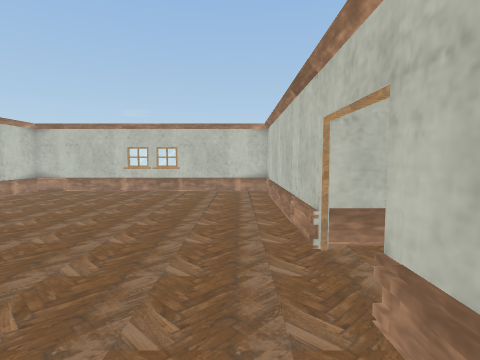
View 1 (above)

23 first-person views from a walk through a 3-D level made in the Unity game engine. The camera is 1.3 m above the floor, tilts 4° down and sees 80° across. The floor is counted in squares, 1 m on a side. Each view is taken from the middle of a square. On the plan, view 1 faces up. The plan holds only what a view shows up to about 13 squares ahead; the rest is blank. Door leaves are left out, so doorways stand open. Some surface patterns are stand-ins.

View 2
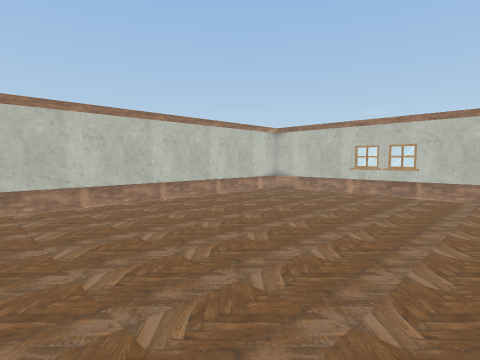

View 3
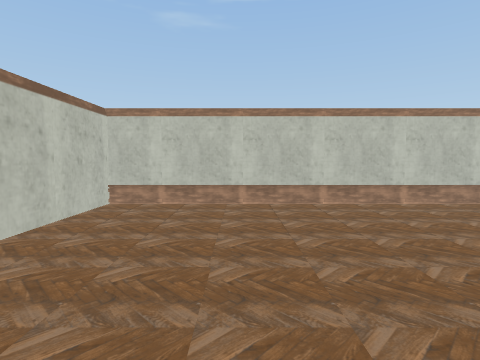

View 4
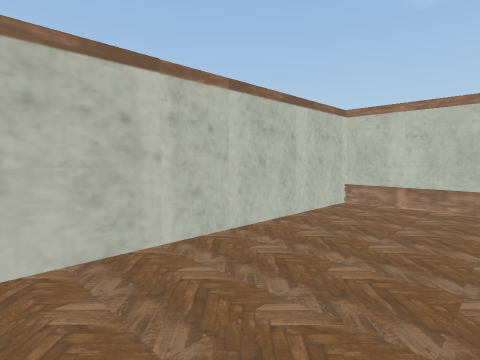

View 5
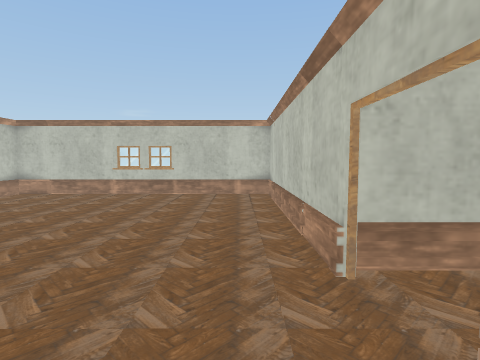

View 6
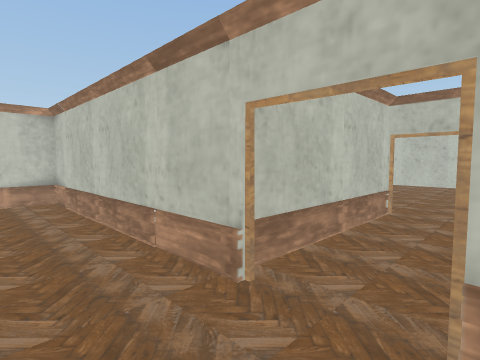

View 7
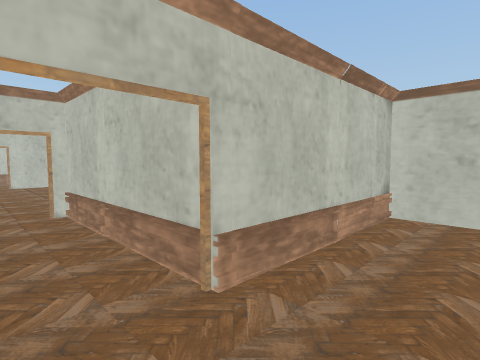

View 8
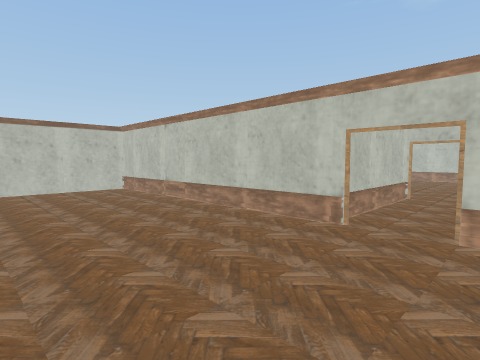

View 9
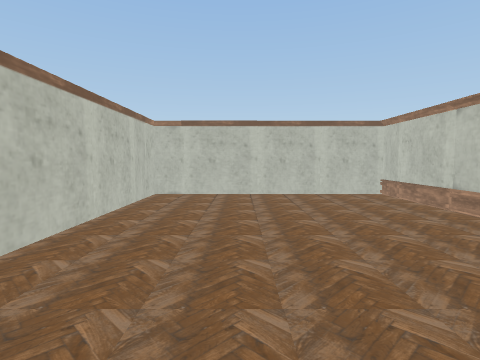

View 10
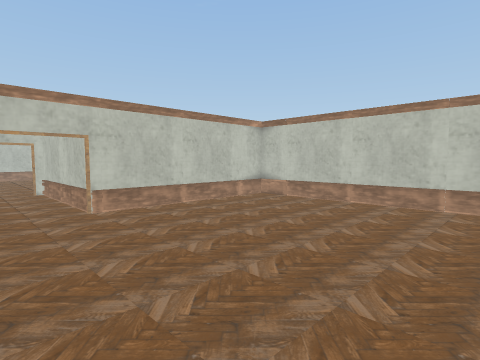

View 11
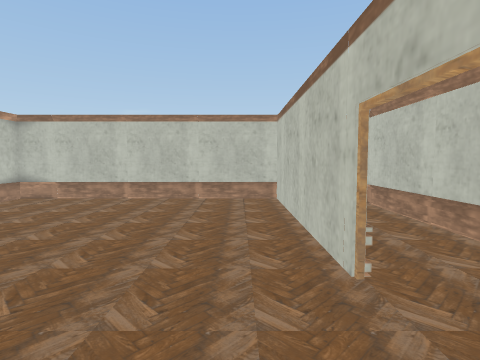

View 12
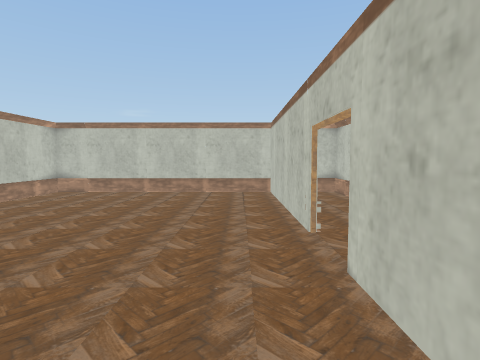

View 13
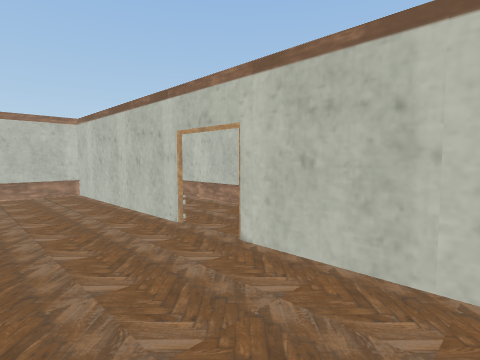

View 14
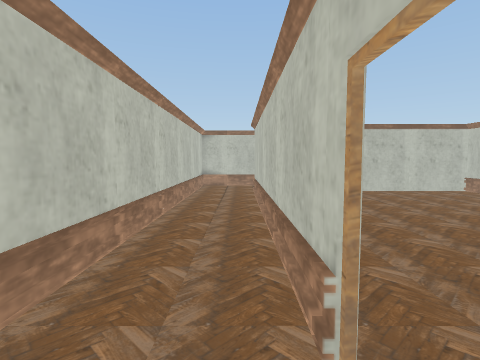

View 15
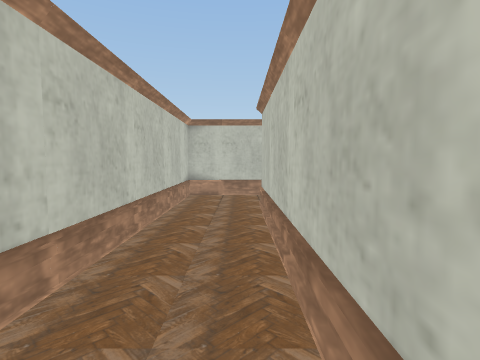

View 16
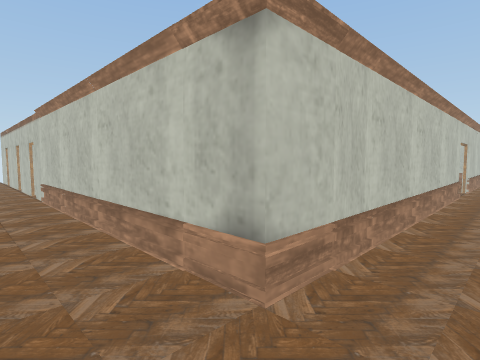

View 17
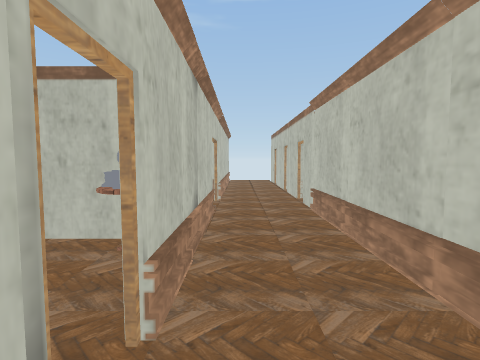

View 18
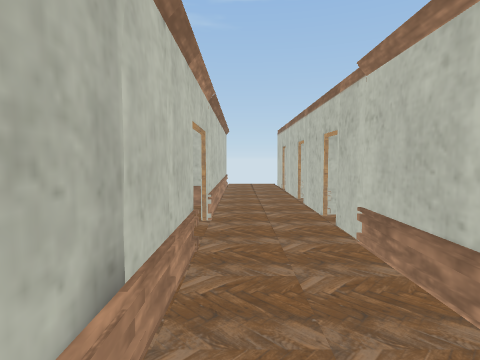

View 19
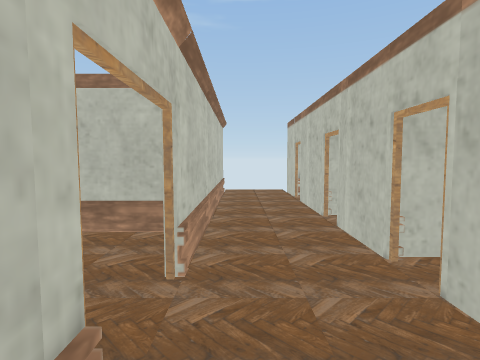

View 20
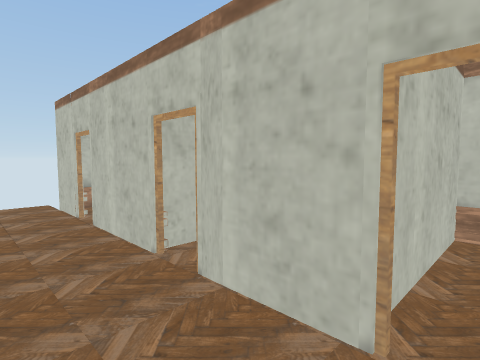

View 21
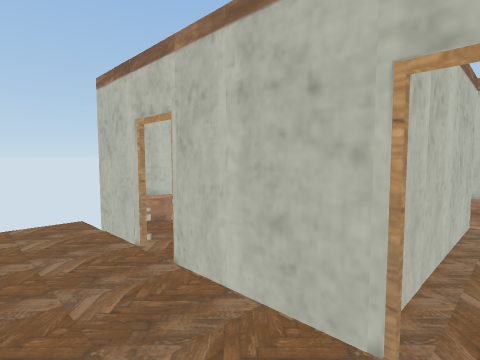

View 22
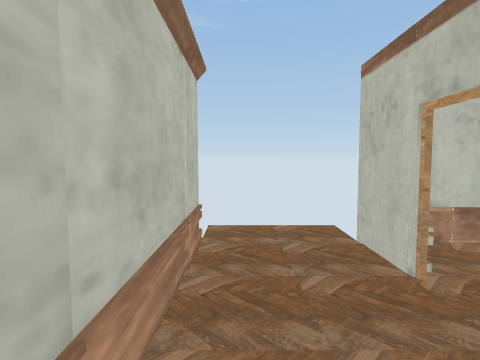

View 23
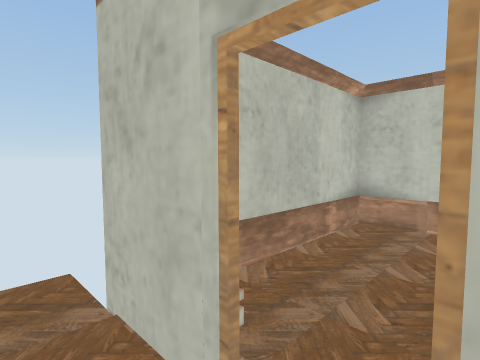

### Floor plan
Points are (right, up) in squares from view 1. A wall is a line through its corners. A room is listed if a view was taken in it or the views show most of it. See-through windows are left out.
Room 1 (views 1, 2, 3, 4, 5, 6, 7)
walls: (1.1, 4) (1.1, 11.9) (-8.5, 11.9) (-8.5, -2.9) (1.3, -2.9); (1.1, -2.9) (1.1, 2.2)
low walls: (-2.5, 11.7) (-4.8, 11.7)
ways out: open door at (1, 3.5) to room 4
Room 2 (views 8, 9, 10, 11, 12, 13)
walls: (6.5, 2.6) (6.5, -7.9) (15.2, -7.9) (15.2, 2.4); (15.2, 4) (15.2, 10.7) (6.5, 10.7) (6.5, 4.4)
ways out: open door at (15, 3.5) to room 3; open door at (6.5, 3.5) to room 4
Room 3 (views 14, 15, 16, 17, 18, 19, 20, 21, 22, 23)
walls: (15.1, -10.7) (17.9, -10.7) (17.9, 1.9); (6.6, -10.7) (12.1, -10.7); (4.2, -8.1) (2.2, -8.1); (1.3, -8.1) (-1.3, -8.1); (15.4, 2.4) (15.4, -8.1) (5.2, -8.1); (-2, -8.1) (-3.6, -8.1); (-3.8, -10.7) (5, -10.7); (17.9, 4.9) (17.9, 10.7) (17.1, 10.7); (15.4, 6.7) (15.4, 4)
ways out: open door at (15, 3.5) to room 2; open door at (5, -8) to room 5; open door at (-1.5, -8); open door at (2, -8); open door at (5.5, -11); open door at (12.5, -11)
Room 4 (no view inside)
walls: (1.1, 2.2) (6.4, 2.2); (6.5, 4.4) (1.3, 4.4)
ways out: open door at (1, 3.5) to room 1; open door at (6.5, 3.5) to room 2
Room 5 (no view inside)
walls: (4.6, -4.3) (4.2, -4.3) (4.2, -8.1)
ways out: open door at (5, -8) to room 3

Positions as (right, up) in squares from view 1, and headings:
1: (0, 0), facing up
2: (0, 1), facing up-left
3: (0, 1), facing left
4: (0, 1), facing down-left
5: (0, 1), facing up
6: (-1, 2), facing up-right
7: (-1, 4), facing down-right
8: (12, 5), facing down-left
9: (12, 3), facing down
10: (14, 2), facing up-left
11: (14, 1), facing up
12: (14, -1), facing up
13: (12, -1), facing up-right
14: (16, 4), facing down
15: (16, 0), facing down
16: (17, -10), facing up-left
17: (14, -10), facing left
18: (11, -10), facing left
19: (8, -10), facing left
20: (5, -10), facing up-left
21: (2, -10), facing up-left
22: (1, -10), facing left
23: (-1, -9), facing up-left
